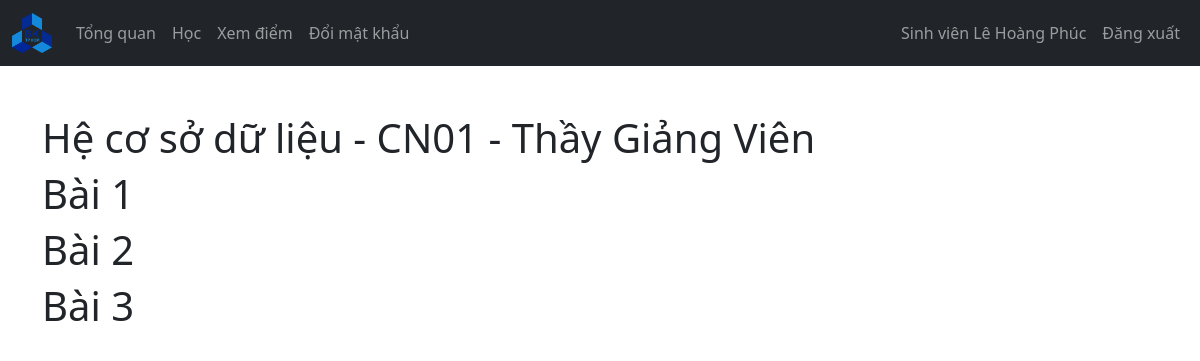
The app's page /SinhVien/lop_view.php?id=1 (signed in) with its own data.
### tables this page shows
CREATE TABLE `sinhvien` (
  `masinhvien` varchar(127) NOT NULL,
  `ho_tenlot` varchar(255) NOT NULL,
  `ten` varchar(255) NOT NULL,
  `tendangnhap` varchar(127) NOT NULL,
  `matkhau` varchar(255) NOT NULL,
  `email` varchar(255) NOT NULL,
  `sdt` varchar(15) NOT NULL,
  `namsinh` int(11) NOT NULL,
  `gioitinh` tinyint(1) NOT NULL
);

CREATE TABLE `khoahoc` (
  `makhoahoc` varchar(127) NOT NULL,
  `tenkhoahoc` varchar(255) NOT NULL
);

CREATE TABLE `lophoc` (
  `id` int(11) NOT NULL,
  `malophoc` varchar(127) NOT NULL,
  `makhoahoc` varchar(127) NOT NULL,
  `magiangvien` varchar(127) NOT NULL
);

CREATE TABLE `giangvien` (
  `magiangvien` varchar(127) NOT NULL,
  `ho_tenlot` varchar(255) NOT NULL,
  `ten` varchar(255) NOT NULL,
  `tendangnhap` varchar(127) NOT NULL,
  `matkhau` varchar(255) NOT NULL,
  `email` varchar(255) NOT NULL,
  `sdt` varchar(15) NOT NULL,
  `namsinh` int(11) NOT NULL,
  `gioitinh` tinyint(1) NOT NULL
);

CREATE TABLE `baigiang` (
  `id` int(11) NOT NULL,
  `id_lophoc` varchar(127) NOT NULL,
  `tieude` text NOT NULL,
  `noidung` mediumtext NOT NULL
);

### controllers/sinhvien_ctl.php (called while the page is built, shortened)
<?php
function getSinhVienTheoId($id, $conn)
{
  $sql = "SELECT * FROM sinhvien
           WHERE masinhvien=?";
  $stmt = $conn->prepare($sql);
  $stmt->execute([$id]);
  if ($stmt->rowCount() == 1) {
    $sinhvien = $stmt->fetch();
    return $sinhvien;
  } else {
    return 0;
  }
}

### controllers/lophoc_ctl.php (called while the page is built, shortened)
<?php
function getGiangVienCuaLop($lop_id, $khoa_id, $conn)
{
  $sql = "SELECT id,magiangvien FROM lophoc
          WHERE malophoc=:malop AND makhoahoc=:makhoa";
  $stmt = $conn->prepare($sql);
  $stmt->bindParam(':malop',$lop_id);
  $stmt->bindParam(':makhoa',$khoa_id);
  $stmt->execute();
  if ($stmt->rowCount() == 1) {
    $giangvien = $stmt->fetch();
    return $giangvien;
  } else {
    return 0;
  }
}
function getTenCuaKhoa($khoa_id, $conn) {
  $sql = "SELECT tenkhoahoc FROM khoahoc
          WHERE makhoahoc=?";
  $stmt = $conn->prepare($sql);
  $stmt->execute([$khoa_id]);
  if ($stmt->rowCount() == 1) {
    $tenkhoa = $stmt->fetch();
    return $tenkhoa;
  } else {
    return 0;
  }
}
function getLopTheoId($id, $conn) {
  $sql = "SELECT malophoc,makhoahoc FROM lophoc
          WHERE id=?";
  $stmt = $conn->prepare($sql);
  $stmt->execute([$id]);
  if ($stmt->rowCount() == 1) {
    $lophoc = $stmt->fetch();
    return $lophoc;
  } else {
    return 0;
  }
}
function getBaiGiangCuaLop($lop_id, $conn) {
  $sql = "SELECT id,tieude FROM baigiang
          WHERE id_lophoc=?";
  $stmt = $conn->prepare($sql);
  $stmt->execute([$lop_id]);
  if ($stmt->rowCount() >= 1) {
    $baigiang = $stmt->fetchAll();
    return $baigiang;
  } else {
    return 0;
  }
}

### controllers/giangvien_ctl.php (called while the page is built, shortened)
<?php
function getGiangVienTheoId($giangvien_id, $conn)
{
  $sql = "SELECT * FROM giangvien
            WHERE magiangvien=?";
  $stmt = $conn->prepare($sql);
  $stmt->execute([$giangvien_id]);
  if ($stmt->rowCount() == 1) {
    $giangvien = $stmt->fetch();
    return $giangvien;
  } else {
    return 0;
  }
}

### SinhVien/lop_view.php (the view, shortened to what this page needs)
<?php
if (isset($_SESSION['masinhvien']) && isset($_SESSION['tucach']) && $_GET['id']) {
    if ($_SESSION['tucach'] == 'SinhVien') {
        include "../controllers/includer.php";
        $masinhvien = $_SESSION['masinhvien'];
        $sinhvien = getSinhVienTheoId($masinhvien, $conn);
        $id_lophoc = $_GET['id'];
        $lophoc = getLopTheoId($id_lophoc, $conn);
        $khoahoc = 0;
?>
        <!DOCTYPE html>
        <html lang="en">
        <head>
                <?php
                $tensinhvien = $sinhvien['ho_tenlot'] . " " . $sinhvien['ten'];
                $usrname = "Sinh viên " . $tensinhvien;
                if ($lophoc != 0) {
                    $khoahoc = getTenCuaKhoa($lophoc['makhoahoc'], $conn);
                    $tenkhoahoc = $khoahoc['tenkhoahoc'];
                    $baigiang = getBaiGiangCuaLop($id_lophoc, $conn);
                    $id_gv = getGiangVienCuaLop($lophoc['malophoc'], $lophoc['makhoahoc'], $conn);
                    $giangvien = getGiangVienTheoId($id_gv['magiangvien'], $conn);
                    if ($giangvien['gioitinh'] = true) {
                        $gGV = "Thầy ";
                    } else {
                        $gGV = "Cô ";
                    }
                    $tengiangvien = $gGV . $giangvien['ho_tenlot'] . " " . $giangvien['ten'];
                    $title = $tenkhoahoc . " - " . $lophoc['malophoc'];
                    $real_title = $title . " - " . $tengiangvien;
                } else {
                    $title = "Không tìm thấy lớp";
                }
                ?>
            <link rel="stylesheet" href="https://cdn.jsdelivr.net/npm/bootstrap@5.2.0/dist/css/bootstrap.min.css">
            <link rel="stylesheet" href="../css/style.css">
            <link rel="stylesheet" href="https://cdnjs.cloudflare.com/ajax/libs/font-awesome/4.7.0/css/font-awesome.min.css">
        </head>
        <body>
            <?php
            include "comp/navbar.php";
            ?>
            <?php
            if ($khoahoc != 0) {
            ?>
                <div class="container mt-5">
                    <h1><?= $real_title ?></h1>
                    <?php
                    foreach ($baigiang as $bg) {
                    ?>
                    <h1>
                        <?= $bg['tieude'] ?>
                    </h1>
                    <?php }?>
                <?php } else { ?>
                    <div class="alert alert-info .w-450 m-5" role="alert">
                        Không tìm thấy lớp!
                    </div>
                <?php } ?>
                </div>
        </body>
        </html>
<?php
    } else {
        header("Location: ../login.php");
        exit;
    }
} else {
    header("Location: ../login.php");
    exit;
}
?>

### SinhVien/comp/navbar.php (shortened to what this page needs)
<nav class="navbar navbar-expand-lg navbar-dark bg-dark">
  <div class="container-fluid">
    <a class="navbar-brand" href="../index.php">
      <img src="../imgs/logo.png" width="40">
    </a>
    <div class="collapse navbar-collapse" id="navbarSupportedContent">
      <ul class="navbar-nav me-auto mb-2 mb-lg-0" id="navLinks">
        <li class="nav-item">
          <a class="nav-link" aria-current="page" href="index.php">Tổng quan</a>
        </li>
        <li class="nav-item">
          <a class="nav-link" href="hoc.php">Học</a>
        </li>
        <li class="nav-item">
          <a class="nav-link" href="diem.php">Xem điểm</a>
        </li>
        <li class="nav-item">
          <a class="nav-link" href="doimatkhau.php">Đổi mật khẩu</a>
        </li>
      </ul>
      <ul class="navbar-nav me-right mb-2 mb-lg-0">
        <li class="nav-item">
          <a class="nav-link" href="index.php">
            <?= $usrname ?>
          </a>
        </li>
        <li class="nav-item">
          <a class="nav-link" href="../logout.php">Đăng xuất</a>
        </li>
      </ul>
    </div>
  </div>
</nav>

### records on screen
sinhvien: usrname "Sinh viên Lê Hoàng Phúc"
khoahoc: tenkhoahoc.ten "Hệ cơ sở dữ liệu - CN01 - Thầy Giảng Viên"
baigiang: tieude "Bài 1"
baigiang: tieude "Bài 2"
baigiang: tieude "Bài 3"
